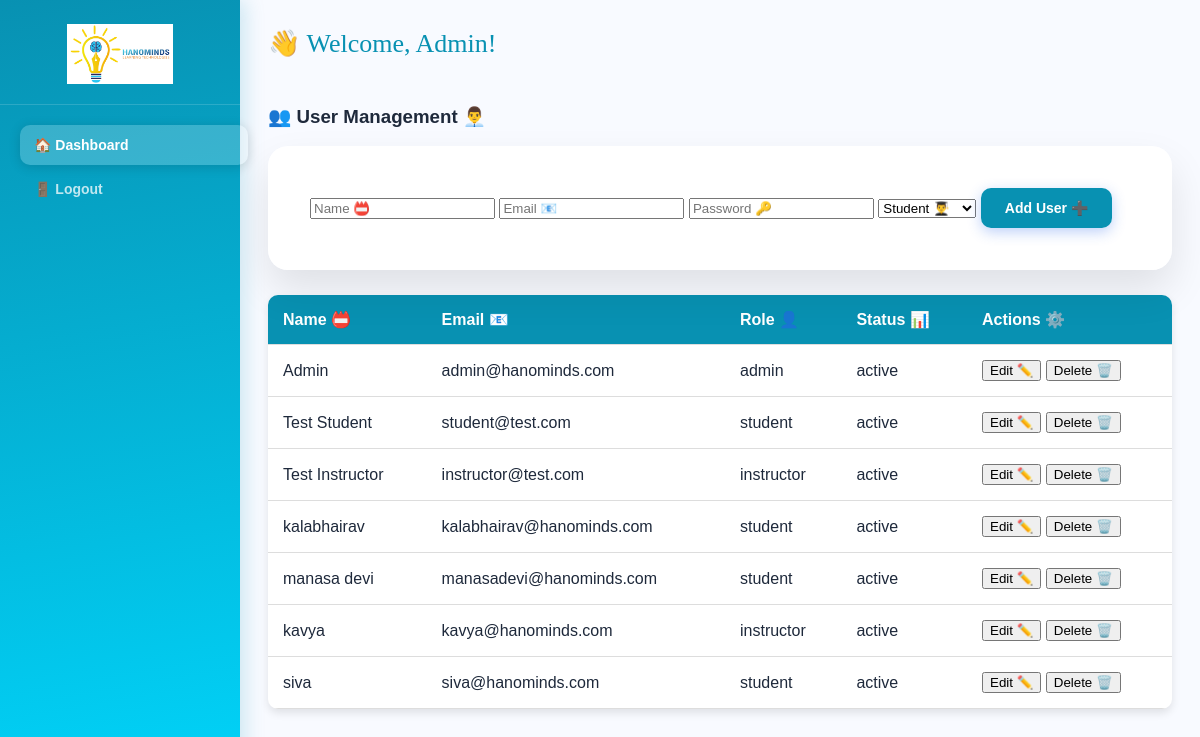
/admin-dashboard (signed in), run on the app's committed database.
### models.py (models this page shows, shortened)
class User(db.Model):
    id = db.Column(db.Integer, primary_key=True)
    name = db.Column(db.String(100), nullable=False)
    email = db.Column(db.String(100), unique=True, nullable=False)
    password_hash = db.Column(db.String(128), nullable=False)
    role = db.Column(db.String(20), nullable=False)  # student, instructor, admin
    status = db.Column(db.String(20), default='active')  # active, inactive

### app.py (the view)
@app.route('/admin-dashboard')
def admin_dashboard():
    if 'user_id' not in session:
        return redirect(url_for('login'))
    user = User.query.get(session['user_id'])
    if user.role != 'admin':
        return redirect(url_for('index'))
    users = User.query.all()
    return render_template('admin-dashboard.html', user=user, users=users)

### templates/admin-dashboard.html (shortened to what this page needs)
<!DOCTYPE html>
<html lang="en">
<head>
    <link rel="stylesheet" href="{{ url_for('static', filename='css/style.css') }}">
    <link rel="stylesheet" href="{{ url_for('static', filename='css/responsive.css') }}">
</head>
<body>
    <aside class="sidebar">
        <div class="sb-logo">
            <img src="{{ url_for('static', filename='images/logo.png') }}" alt="Hanominds Logo" style="max-width: 90%; height: auto; max-height: 60px; display: block; margin: 0 auto;">
        </div>
        <nav class="sb-nav">
            <a href="{{ url_for('admin_dashboard') }}" class="sb-item active">🏠 Dashboard</a>
            <a href="{{ url_for('logout') }}" class="sb-item">🚪 Logout</a>
        </nav>
    </aside>
    <main class="main">
        <div class="topbar">
            <div class="topbar-title">👋 Welcome, {{ user.name }}!</div>
        </div>
        <div class="admin-section">
            <h3>👥 User Management 👨‍💼</h3>
            <form method="POST" action="{{ url_for('add_user') }}" class="form-card">
                <input type="text" name="name" placeholder="Name 📛" required>
                <input type="email" name="email" placeholder="Email 📧" required>
                <input type="password" name="password" placeholder="Password 🔑" required>
                <select name="role">
                    <option value="student">Student 👨‍🎓</option>
                </select>
                <button type="submit" class="btn-primary">Add User ➕</button>
            </form>
            <div class="table-container">
                <table>
                    <thead>
                        <tr>
                            <th>Name 📛</th>
                            <th>Email 📧</th>
                            <th>Role 👤</th>
                            <th>Status 📊</th>
                            <th>Actions ⚙️</th>
                        </tr>
                    </thead>
                    <tbody>
                        {% for u in users %}
                        <tr>
                            <td>{{ u.name }}</td>
                            <td>{{ u.email }}</td>
                            <td>{{ u.role }}</td>
                            <td>{{ u.status }}</td>
                            <td><button>Edit ✏️</button> <button>Delete 🗑️</button></td>
                        </tr>
                        {% endfor %}
                    </tbody>
                </table>
            </div>
        </div>
    </main>
</body>
</html>

### static/css/style.css (style rules this page uses)
:root { --blue: #0891B2; --blue-light: #CFFAFE; --blue-mid: #06B6D4; --yellow: #FBBF24; --yellow-dark: #F59E0B; --yellow-light: #FEF3C7; --green: #10B981; --green-light: #ECFDF5; --green-dark: #059669; --purple: #0891B2; --purple-light: #CFFAFE; --orange: #EA580C; --orange-light: #FFEDD5; --red: #EF4444; --red-light: #FEF2F2; --pink: #EC4899; --pink-light: #FDF2F8; --bg: #F8FAFF; --card: #FFFFFF; --text: #1E293B; --muted: #64748B; --radius: 16px; --radius-sm: 10px; --radius-lg: 24px; --shadow: 0 4px 20px rgba(8, 145, 178, 0.10); --shadow-lg: 0 8px 40px rgba(8, 145, 178, 0.15); --font-h: 'Fredoka One', cursive; --font-b: 'Nunito', sans-serif; }
body { font-family: var(--font-b); background: var(--bg); color: var(--text); min-height: 100vh; overflow-x: hidden; display: flex; flex-direction: row; margin: 0; padding: 0; }
.sidebar { width: 240px; min-height: 100vh; background: linear-gradient(170deg, #0891B2, #00D9FF); display: flex; flex-direction: column; padding: 0; position: fixed; left: 0; top: 0; bottom: 0; z-index: 100; box-shadow: 4px 0 20px rgba(8, 145, 178, 0.2); }
.main { margin-left: 240px; flex: 1; padding: 28px; min-height: 100vh; display: flex; flex-direction: column; width: calc(100% - 240px); position: relative; }
.sb-logo { padding: 24px 20px 20px; border-bottom: 1px solid rgba(255, 255, 255, 0.15); display: flex; align-items: center; gap: 12px; }
.sb-nav { flex: 1; padding: 20px; }
.sb-item { display: flex; align-items: center; gap: 12px; padding: 12px 14px; border-radius: var(--radius-sm); cursor: pointer; color: rgba(255, 255, 255, 0.75); font-size: 14px; font-weight: 700; transition: all .2s; text-decoration: none; border: none; background: none; width: 100%; text-align: left; margin-bottom: 4px; }
.sb-item.active { background: rgba(255, 255, 255, 0.2); color: #fff; box-shadow: 0 2px 12px rgba(0, 0, 0, 0.15); }
.topbar { display: flex; align-items: center; justify-content: space-between; margin-bottom: 28px; }
.topbar-title { font-family: var(--font-h); font-size: 26px; color: var(--blue); }
.form-card { background: rgba(255, 255, 255, 0.95); backdrop-filter: blur(20px); border-radius: 20px; padding: 40px; box-shadow: 0 20px 40px rgba(0, 0, 0, 0.1); border: 2px solid rgba(255, 255, 255, 0.2); }
table { width: 100%; border-collapse: collapse; margin-top: 25px; background: #fff; border-radius: 10px; overflow: hidden; box-shadow: 0 4px 8px rgba(0, 0, 0, 0.1); }
th, td { padding: 15px; border-bottom: 1px solid #ddd; text-align: left; }
th { background: linear-gradient(45deg, var(--blue), var(--purple)); color: #fff; font-weight: bold; }

### static/css/responsive.css (style rules this page uses)
.btn-primary { background: linear-gradient(135deg, var(--blue), var(--purple)); color: white; border: none; padding: 12px 24px; border-radius: var(--radius-sm); font-family: var(--font-b); font-weight: 700; cursor: pointer; display: inline-flex; align-items: center; gap: 8px; box-shadow: 0 4px 14px rgba(37, 99, 235, 0.3); transition: all .2s; text-decoration: none; font-size: 14px; }

### data on the page
User: name "Admin", email "admin@hanominds.com", role "admin", status "active"
User: name "Test Student", email "student@test.com", role "student", status "active"
User: name "Test Instructor", email "instructor@test.com", role "instructor", status "active"
User: name "kalabhairav", email "kalabhairav@hanominds.com", role "student", status "active"
User: name "manasa devi", email "manasadevi@hanominds.com", role "student", status "active"
User: name "kavya", email "kavya@hanominds.com", role "instructor", status "active"
User: name "siva", email "siva@hanominds.com", role "student", status "active"
